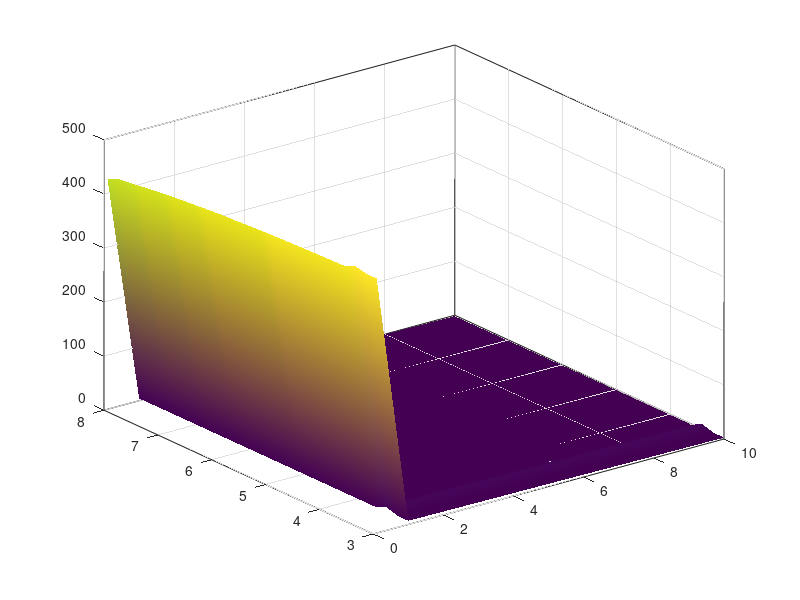

Reproduce this figure in MATLAB. (Note: this script raises an error after producing the figure.)
%% 3D plot: smooth surface ONLY (no black lines, no mesh lines)

clear; clc; close all;

%% Wavelength values (unchanged)
Ida0 = [ ...
    8.0000e-6, 7.8000e-6, 7.6000e-6, 7.4000e-6, 7.2000e-6, ...
    7.0000e-6, 6.8000e-6, 6.6000e-6, 6.4000e-6, 6.2000e-6, ...
    6.0000e-6, 5.8000e-6, 5.6000e-6, 5.4000e-6, 5.2000e-6, ...
    5.0000e-6, 4.8000e-6, 4.6000e-6, 4.4000e-6, 4.2000e-6, ...
    4.0000e-6, 3.8000e-6, 3.6000e-6, 3.4000e-6, 3.2000e-6, ...
    3.0000e-6 ];

wl_um = Ida0(:).' * 1e6;   % wavelength in micrometers (µm)

%% X axis values
x = [10, 1, 0.1];

%% Z data (triplets)
y30 = [425.83 4.2559 0.42574];
y32 = [435.32 4.3533 0.43530];
y34 = [437.60 4.3760 0.43760];
y36 = [440.58 4.4071 0.44060];
y38 = [443.48 4.4350 0.44351];
y40 = [445.97 4.4597 0.44596];
y42 = [448.49 4.4851 0.44852];
y44 = [450.38 4.5038 0.45035];
y46 = [452.22 4.5211 0.45221];
y48 = [453.98 4.5396 0.45395];
y50 = [455.82 4.5584 0.45585];
y52 = [457.20 4.5720 0.45723];
y54 = [458.22 4.5825 0.45827];
y56 = [459.72 4.5967 0.45970];
y58 = [460.98 4.6093 0.46096];
y60 = [462.06 4.6204 0.46202];
y62 = [462.78 4.6296 0.46279];
y64 = [463.66 4.6364 0.46368];
y66 = [464.42 4.6443 0.46445];
y68 = [465.12 4.6517 0.46515];
y70 = [465.86 4.6586 0.46586];
y72 = [466.42 4.6643 0.46642];
y74 = [466.96 4.6694 0.46694];
y76 = [475.89 13.1500 8.9422];
y78 = [471.24 6.9916 2.7778];
y80 = [470.89 6.8358 2.6165];

T = [ ...
    y30; y32; y34; y36; y38; y40; y42; y44; y46; y48; y50; y52; y54; ...
    y56; y58; y60; y62; y64; y66; y68; y70; y72; y74; y76; y78; y80];

% x=0.1 -> col3, x=1 -> col2, x=10 -> col1
Z = [T(:,3), T(:,2), T(:,1)];   % 26 x 3

%% Build surface grids (Y axis = wavelength, X axis = [0.1 1 10])
[X, Y] = meshgrid(x, wl_um);

%% -------------------- Plot styling (same as yours) --------------------
fontName = 'Helvetica';
if ~any(strcmp(listfonts, fontName))
    fontName = 'Arial';
end

side = 6; % inches
figure('Color','w','Units','inches','Position',[1 1 side side]);

% Force a smooth surface with NO edges whatsoever
hSurf = surf(X, Y, Z);
set(hSurf, 'EdgeColor','none', 'LineStyle','none');  % <- kills mesh lines
shading interp
box on

ax = gca;
ax.FontName = fontName;
ax.FontSize = 16;
ax.LineWidth = 1;
ax.Layer = 'top';

xl = xlabel('Power, P (\muW)', 'FontName', fontName, 'FontSize', 20);
yl = ylabel('Wavelength, \lambda (\mum)', 'FontName', fontName, 'FontSize', 20);
zl = zlabel('Responsivity, R (A/W)', 'FontName', fontName, 'FontSize', 20);

ylim([3 8]);

xl.RotationMode = 'auto';
yl.RotationMode = 'auto';
xl.HorizontalAlignment = 'center';
yl.HorizontalAlignment = 'center';

xl.Rotation = 20;
yl.Rotation = -20;

view(45, 25);
camorbit(90, 0, 'data', [0 0 1]);

grid off;

cb = colorbar;
cb.FontName = fontName;
cb.FontSize = 16;
cb.LineWidth = 1;
cb.Position(1) = cb.Position(1) -0.5;

% ---- decrease both width and height ----
scaleW = 0.7;
scaleH = 0.35;

oldW = cb.Position(3);
cb.Position(3) = oldW * scaleW;
cb.Position(1) = cb.Position(1) + (oldW - cb.Position(3));

oldH = cb.Position(4);
cb.Position(4) = oldH * scaleH;
cb.Position(2) = cb.Position(2) + (oldH - cb.Position(4))/2;

% ---- decrease colorbar width ----
scaleW2 = 0.6;
oldW2   = cb.Position(3);
cb.Position(3) = oldW2 * scaleW2;
cb.Position(1) = cb.Position(1) + (oldW2 - cb.Position(3));

% Legend (kept)
lgd = legend(hSurf, 'V_{rb}=11 V', 'Location','northwest');
lgd.FontName = fontName;
lgd.FontSize = 12;
lgd.LineWidth = 1;
lgd.Box = 'off';

set(findall(gcf,'Type','text'),'FontName',fontName);

%% Export (vector PDF)
set(gcf,'Renderer','painters');
exportgraphics(gcf, 'Responsivity_3D_Surface.pdf', 'ContentType', 'vector');
